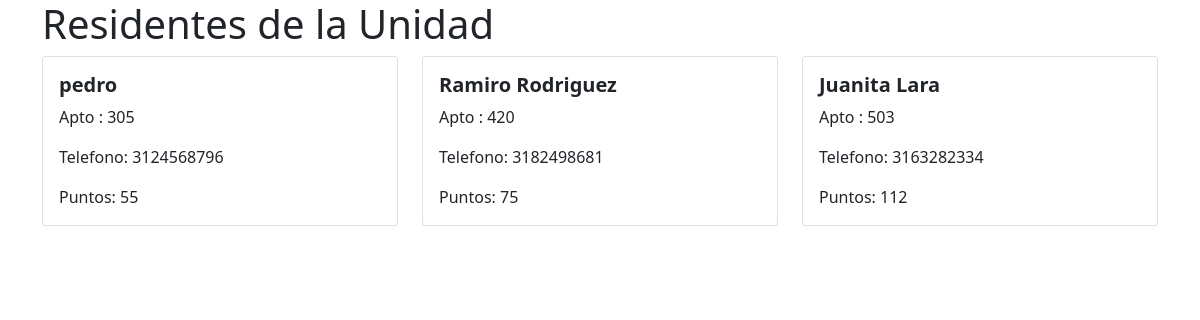
Page /residentes on the earlier database version.
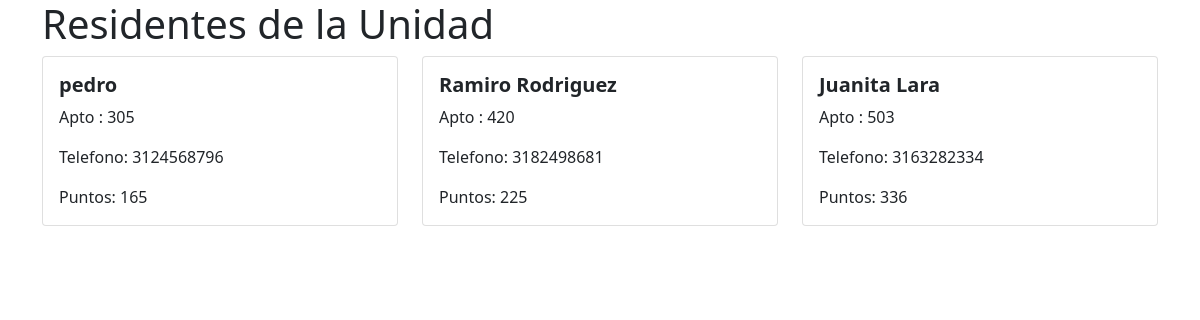
Same page on the later database version.
### pagina/models.py (models this page shows)
class Residente(models.Model):
    nombre = models.CharField(max_length=100)
    apartamento = models.CharField(max_length=50)
    cedula = models.IntegerField()
    telefono = models.IntegerField()
    carnet = models.CharField(max_length=50)
    puntos = models.IntegerField(blank=True)

### pagina/views.py (the view)
# urls.py: path('residentes', paginaViews.residentes),
def residentes(request):
    searchTerm = request.GET.get('buscarResidentes')
    if searchTerm:
        residentes = Residente.objects.filter(title__icontains=searchTerm)
    else:
        residentes = Residente.objects.all()
    return render(request, 'residentes.html', {'searchTerm':searchTerm, 'residentes':residentes})

### pagina/templates/residentes.html (shortened to what this page needs)
<head>
    <link href="https://cdn.jsdelivr.net/npm/bootstrap@5.1.3/dist/css/bootstrap.min.css" rel="stylesheet">
</head>
<div class="container">
    <h1>Residentes de la Unidad</h1>
    <div class="row row-cols1 row-cols-md-3 g-4">
        {% for residente in residentes %}
        <div v-for="residente in residentes" class="col">
            <div class="card">
                <div class="card-body">
                    <h5 class="card-title fw-bold">{{ residente.nombre }}</h5>
                    <p class="card-text">Apto : {{ residente.apartamento }}</p>
                    <p class="card-text">Telefono: {{ residente.telefono }}</p>
                    <p class="card-text">Puntos: {{ residente.puntos }}</p>
                </div>
            </div>
        </div>
        {% endfor %}
    </div>
    <br/>
</div>

Differences in the rows shown:
changed Residente "pedro": puntos "55" → "165"
changed Residente "Ramiro Rodriguez": puntos "75" → "225"
changed Residente "Juanita Lara": puntos "112" → "336"
